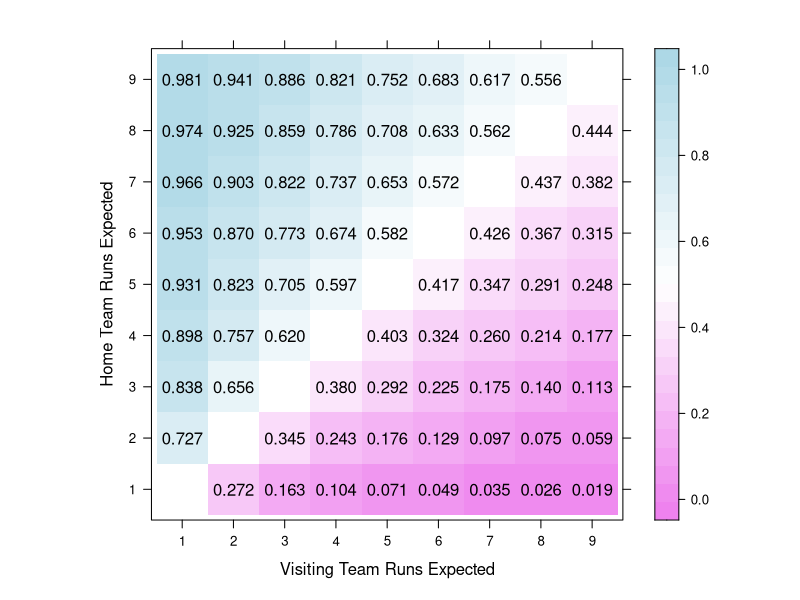

Generate this figure with R:
# Game-day Simulator for Baseball (R)
library(lattice)  # graphics package for probability matrix visual
simulator <- function(home_mean,away_mean,niterations) { 
     # input runs scored means, output probability of winning for home team
     set.seed(1234)  # set to obtain reproducible results 
     away_game_score <- numeric(niterations)
     home.game.score <- numeric(niterations)
     home_win <- numeric(niterations)
     i <- 1
     while (i < niterations + 1) { 
         away_game_score[i] <- rnbinom(1,mu=away_mean, size = 4)
         home.game.score[i] <- rnbinom(1,mu=home_mean, size = 4)
         if(away_game_score[i] > home.game.score[i]) home_win[i] <- 1
         if(away_game_score[i] > home.game.score[i] || 
         away_game_score[i] < home.game.score[i]) i <- i + 1 
         }
     n_home_win <- sum(home_win)
     n_home_win/niterations  # return probability of away team winning 
     } 
niterations <- 100000  # use smaller number for testing
# probability matrix for results... home team is rows, away team is columns
probmat <- matrix(data = NA, nrow = 9, ncol = 9,  
  dimnames = list(c(as.character(1:9)), c(as.character(1:9)))) 
for (index_home in 1:9)
for (index_away in 1:9)
if (index_home != index_away) {
     probmat[index_home,index_away] <- 
        simulator(index_home, index_away, niterations) 
     }
pdf(file = "fig_sports_analytics_prob_matrix.pdf", width = 8.5, height = 8.5)
x <- rep(1:nrow(probmat),times=ncol(probmat))
y <- NULL
for (i in 1:ncol(probmat)) y <- c(y,rep(i,times=nrow(probmat)))
probtext <- sprintf("%0.3f", as.numeric(probmat))  # fixed format 0.XXX
text_data_frame <- data.frame(x, y, probtext)
text_data_frame$probtext <- as.character(text_data_frame$probtext)
text_data_frame$probtext <- ifelse((text_data_frame$probtext == "NA"),
    NA,text_data_frame$probtext)  # define diagonal cells as missing
text_data_frame <- na.omit(text_data_frame)  # diagonal cells
print(levelplot(probmat, cuts = 25, tick.number = 9,
    col.regions=colorRampPalette(c("violet", "white", "light blue")),
    xlab = "Visiting Team Runs Expected", 
    ylab = "Home Team Runs Expected",
    panel = function(...) {
        panel.levelplot(...)  
        panel.text(text_data_frame$x, text_data_frame$y, 
        labels = text_data_frame$probtext)
        }))
dev.off()        
